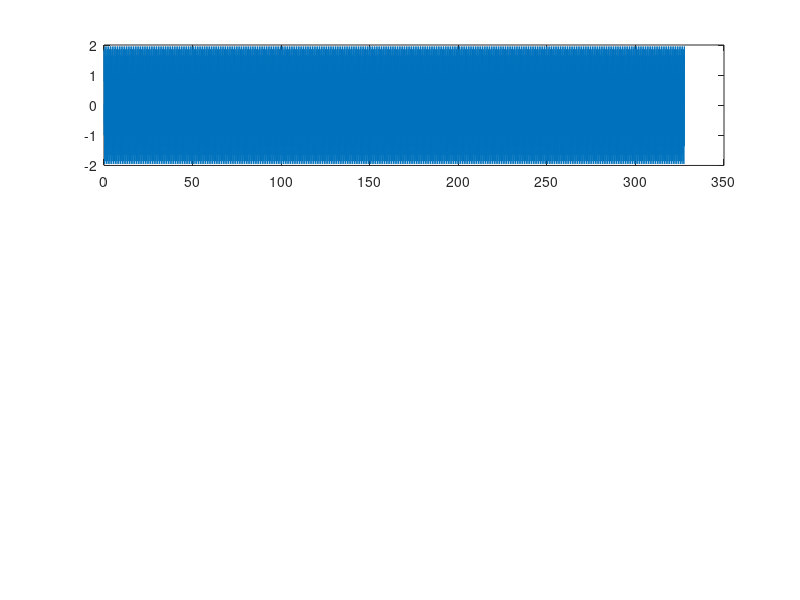

Recreate this plot in MATLAB. (Note: this script raises an error after producing the figure.)
clear all;
close all;

%init
f1 = 5;
f2 = 8;

t = .01:.01:.01*2^15;
x = sin(f1*2*pi*t) + sin(f2*2*pi*t);
fsamp = 100;
npts = length(x);

%data
figure;
subplot(3,1,1)
plot(t,x)

%myFFT
test = myFFT(x)
test = 20*log10(abs(test));
freqDiv=fsamp/npts;
freq = freqDiv*(0:npts/2-1)

subplot(3,1,2)
plot(freq, test(1:npts/2))

actual = fft(x);
subplot(3,1,3)
plot(freq, actual(1:npts/2))